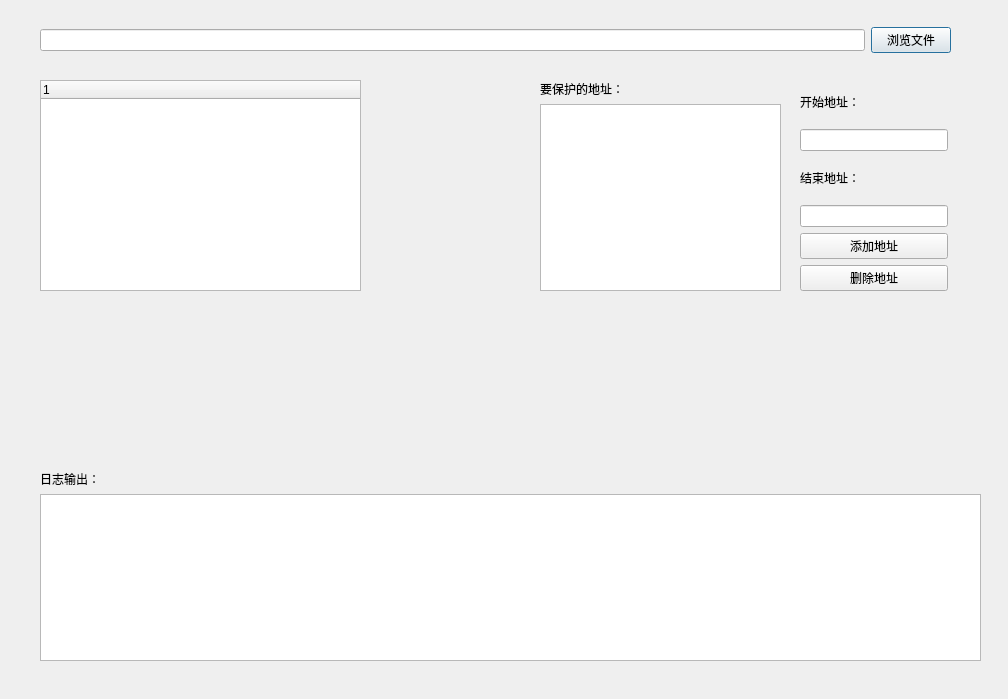
<?xml version="1.0" encoding="UTF-8"?>
<ui version="4.0">
 <class>Dialog</class>
 <widget class="QDialog" name="Dialog">
  <property name="geometry">
   <rect>
    <x>0</x>
    <y>0</y>
    <width>1008</width>
    <height>699</height>
   </rect>
  </property>
  <property name="windowTitle">
   <string>Dialog</string>
  </property>
  <widget class="QWidget" name="horizontalLayoutWidget">
   <property name="geometry">
    <rect>
     <x>40</x>
     <y>20</y>
     <width>911</width>
     <height>41</height>
    </rect>
   </property>
   <layout class="QHBoxLayout" name="horizontalLayout">
    <item>
     <widget class="QLineEdit" name="lineEdit_fileName"/>
    </item>
    <item>
     <widget class="QPushButton" name="pushButton_openFile">
      <property name="text">
       <string>浏览文件</string>
      </property>
     </widget>
    </item>
   </layout>
  </widget>
  <widget class="QWidget" name="verticalLayoutWidget">
   <property name="geometry">
    <rect>
     <x>40</x>
     <y>470</y>
     <width>941</width>
     <height>191</height>
    </rect>
   </property>
   <layout class="QVBoxLayout" name="verticalLayout">
    <item>
     <widget class="QLabel" name="label_log">
      <property name="text">
       <string>日志输出：</string>
      </property>
     </widget>
    </item>
    <item>
     <widget class="QListView" name="listView_log"/>
    </item>
   </layout>
  </widget>
  <widget class="QWidget" name="horizontalLayoutWidget_2">
   <property name="geometry">
    <rect>
     <x>800</x>
     <y>80</y>
     <width>148</width>
     <height>211</height>
    </rect>
   </property>
   <layout class="QVBoxLayout" name="verticalLayout_2">
    <item>
     <widget class="QLabel" name="label_beginAddress">
      <property name="text">
       <string>开始地址：</string>
      </property>
     </widget>
    </item>
    <item>
     <widget class="QLineEdit" name="lineEdit_beginAddress"/>
    </item>
    <item>
     <widget class="QLabel" name="label_endAddress">
      <property name="text">
       <string>结束地址：</string>
      </property>
     </widget>
    </item>
    <item>
     <widget class="QLineEdit" name="lineEdit_endAddress"/>
    </item>
    <item>
     <widget class="QPushButton" name="pushButton_addAddress">
      <property name="text">
       <string>添加地址</string>
      </property>
     </widget>
    </item>
    <item>
     <widget class="QPushButton" name="pushButton_deleteAddress">
      <property name="text">
       <string>删除地址</string>
      </property>
     </widget>
    </item>
   </layout>
  </widget>
  <widget class="QWidget" name="verticalLayoutWidget_2">
   <property name="geometry">
    <rect>
     <x>540</x>
     <y>80</y>
     <width>241</width>
     <height>211</height>
    </rect>
   </property>
   <layout class="QVBoxLayout" name="verticalLayout_3">
    <item>
     <widget class="QLabel" name="label_protectAddress">
      <property name="text">
       <string>要保护的地址：</string>
      </property>
     </widget>
    </item>
    <item>
     <widget class="QListView" name="listView_protectAddress"/>
    </item>
   </layout>
  </widget>
  <widget class="QTreeWidget" name="treeWidget_protectDisas">
   <property name="geometry">
    <rect>
     <x>40</x>
     <y>80</y>
     <width>321</width>
     <height>211</height>
    </rect>
   </property>
   <column>
    <property name="text">
     <string notr="true">1</string>
    </property>
   </column>
  </widget>
 </widget>
 <resources/>
 <connections/>
</ui>
